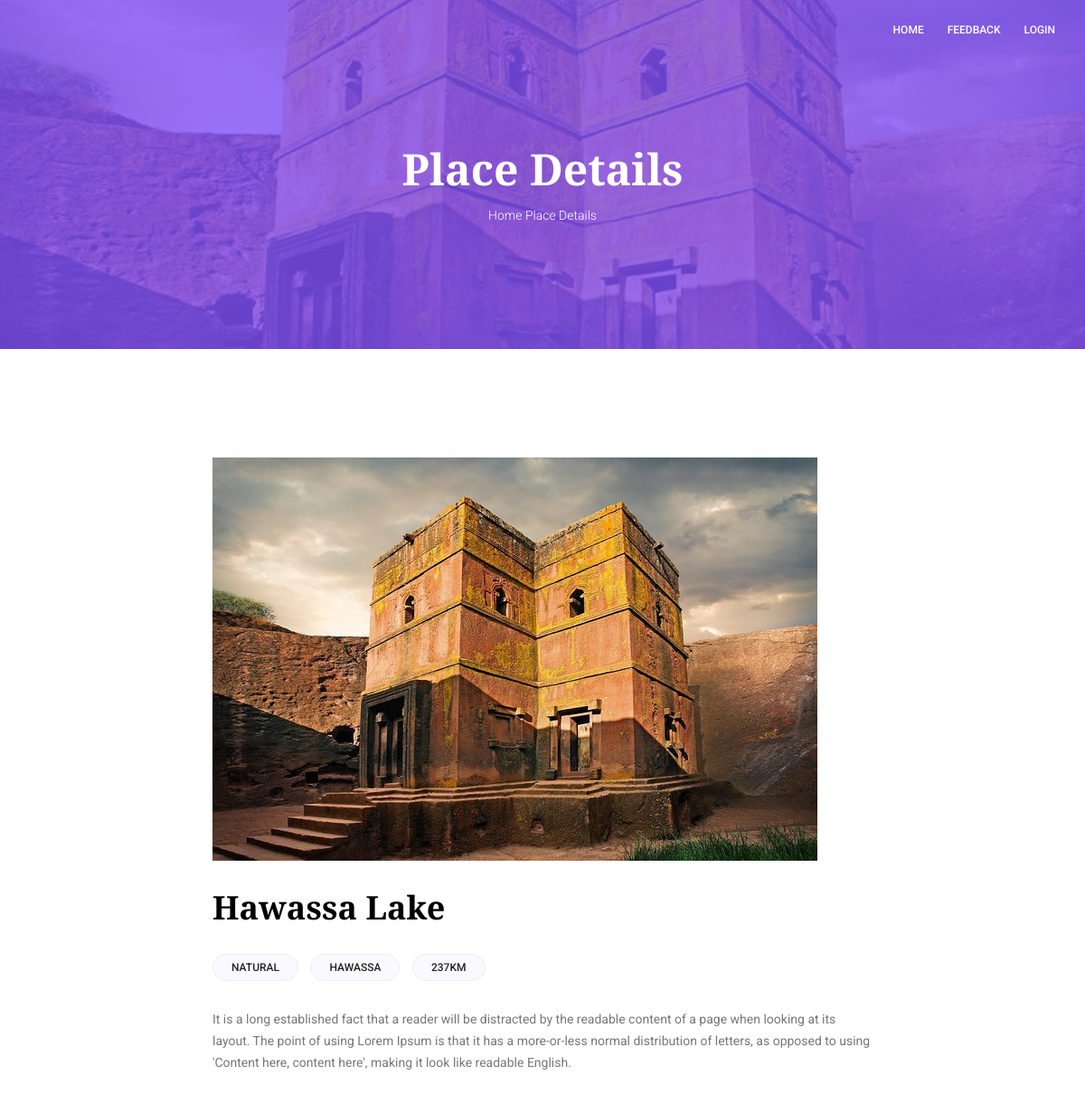
Screenshot of /View/detailPlace.php?id=2 with the database file from the repository.
### tables this page shows
CREATE TABLE `place` (
  `id` int(11) NOT NULL,
  `name` varchar(30) DEFAULT NULL,
  `location` varchar(40) DEFAULT NULL,
  `distance` varchar(20) DEFAULT NULL,
  `category` varchar(15) DEFAULT NULL,
  `description` varchar(400) DEFAULT NULL,
  `imgUrl` varchar(30) NOT NULL
);

### Controller/PlaceController.php (called while the page is built, shortened)
<?php
    class PlaceController{
        public function getPlace($id)
        {
            include_once('../Model/Place.php');
            $query = "select * from place where id = '$id'";
    	    $result = $mysqli->query($query) or die($mysqli->error.__LINE__);
            $row = $result->fetch_assoc();
            $place = new Place($row['id'],$row['name'],$row['location'],
            $row['distance'],$row['category'],$row['description'],$row['imgUrl']);
            return $place;
        }
    }
?>

### Model/Place.php (called while the page is built, shortened)
<?php
    class Place{
        private $name;
        private $location;
        private $distance;
        private $category;
        private $description;
        private $imgUrl;
        public function __construct($id,$name,$location,$distance,$category,$description,$imgUrl) {
            $this->name = $name;
            $this->location = $location;
            $this->distance = $distance;
            $this->category = $category;
            $this->description = $description;
            $this->imgUrl = $imgUrl;
        }
        public function getName()
        {
            return $this->name;
        }
        public function getLocation()
        {
            return $this->location;
        }
        public function getDistance()
        {
            return $this->distance;
        }
        public function getCategory()
        {
            return $this->category;
        }
        public function getDescription()
        {
            return $this->description;
        }
        public function getUrl()
        {
            return $this->imgUrl;
        }
    }
?>

### View/detailPlace.php (the view, shortened to what this page needs)
<?php
    include('../Controller/PlaceController.php');
    $placeController = new PlaceController();
    $output = $placeController->getPlace($_GET['id']);
?>
<!DOCTYPE html>
<html lang="zxx" class="no-js">
<head>
    <?php include('./templates/header.php')?>
    <section class="banner-area relative">
        <div class="overlay overlay-bg"></div>
        <div class="container">
            <div class="row d-flex align-items-center justify-content-center">
                <div class="about-content col-lg-12">
                    <h1 class="text-white">
                        Place Details
                    </h1>
                    <p class="text-white link-nav"><a href="../index.php">Home </a> <span class="./detailPlace.php"></span>
                        <a href="blog-details.html">
                            Place Details</a></p>
                </div>
            </div>
        </div>
    </section>
    <section class="blog_area section-gap single-post-area">
        <div class="container">
            <div class="row">
                <div class="col-lg-2"></div>
                <div class="col-lg-8">
                    <div class="main_blog_details">
                        <img class="img-fluid" src="../plugins/img/<?php echo $output->getUrl() ?>" alt="">
                        <h4><?php echo $output->getName() ?></h4>
                        <div class="user_details">
                            <div class="float-left">
                                <a ><?php echo $output->getCategory() ?></a>
                                <a ><?php echo $output->getLocation() ?></a>
                                <a><?php echo $output->getDistance() ?></a>
                            </div>
                        </div>
                        <p><?php echo $output->getDescription() ?></p>
                    </div>
                </div>
            </div>
        </div>
    </section>
</body>
</html>

### rows the page displays
place: imgUrl (picture), name "Hawassa Lake", category "NATURAL", location "HAWASSA", distance "237KM", description "It is a long established fact that a reader will be distracted by the readable content of a page when looking at its layout. The point of using Lorem Ipsum is that it has a more-or-less normal distribution of letters, as opposed to using 'Content here, content here', making it look like readable English."
